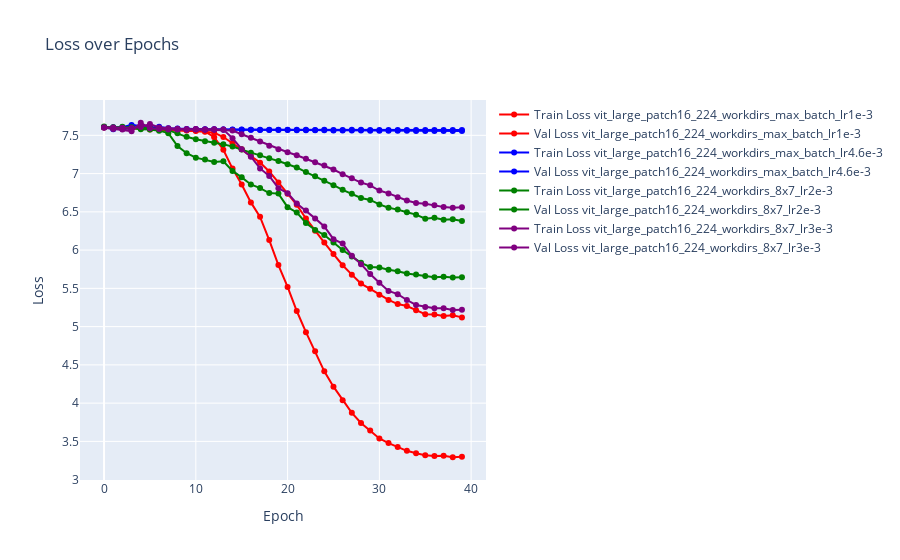
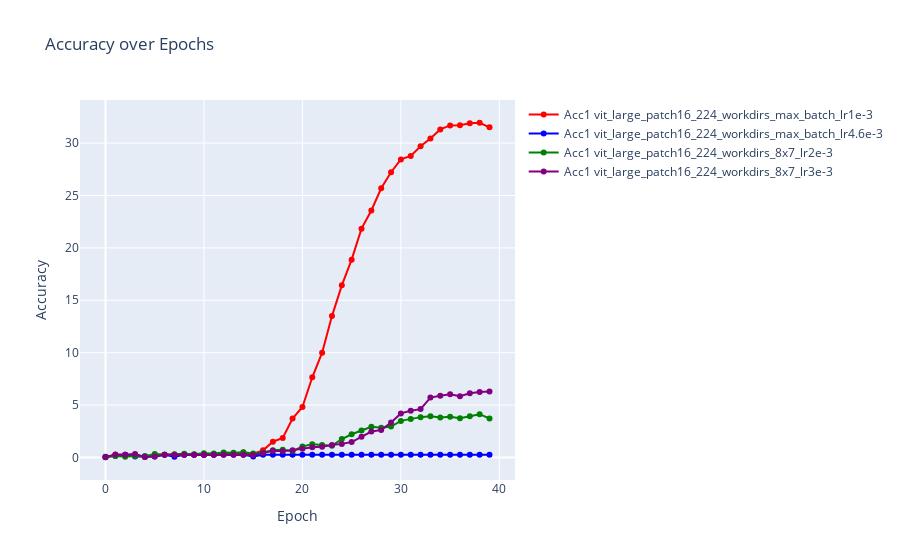

These figures' notebook cell, in order:
### Code cell
log_list = [
    '/home/jovyan/tulenkov/slt_mae/workdirs/vit_large_patch16_224_workdirs_max_batch_lr1e-3/log.txt',
    '/home/jovyan/tulenkov/slt_mae/workdirs/vit_large_patch16_224_workdirs_max_batch_lr4.6e-3/log.txt',
    '/home/jovyan/tulenkov/slt_mae/workdirs/vit_large_patch16_224_workdirs_8x7_lr2e-3/log.txt',
    '/home/jovyan/tulenkov/slt_mae/workdirs/vit_large_patch16_224_workdirs_8x7_lr3e-3/log.txt'
]
color_list = [
    'red',
    'blue',
    'green',
    'purple'
]
fig1 = go.Figure()
fig2 = go.Figure()

for log, color in zip(log_list, color_list):
    epoch, train_loss, val_loss, val_acc1 = get_data(log)
    sign = log.split('/')[-2]
    # Plotting Loss
    fig1.add_trace(go.Scatter(x=epoch, y=train_loss, mode='lines+markers', name=f'Train Loss {sign}', marker=dict(color=color), line=dict(color=color)))
    fig1.add_trace(go.Scatter(x=epoch, y=val_loss, mode='lines+markers', name=f'Val Loss {sign}', marker=dict(color=color), line=dict(color=color)))
    fig1.update_layout(title='Loss over Epochs', xaxis_title='Epoch', yaxis_title='Loss')
    
    # Plotting Accuracy
    fig2.add_trace(go.Scatter(x=epoch, y=val_acc1, mode='lines+markers', name=f"Acc1 {sign}", marker=dict(color=color), line=dict(color=color)))
    fig2.update_layout(title='Accuracy over Epochs', xaxis_title='Epoch', yaxis_title='Accuracy')
fig1.show()
fig2.show()

### Figure 1 — Plotly figure (JSON) as saved in the notebook; plotly's stock layout.template omitted (floating-point values rounded to 4 significant figures)
{"data": [{"line": {"color": "red"}, "marker": {"color": "red"}, "mode": "lines+markers", "name": "Train Loss vit_large_patch16_224_workdirs_max_batch_lr1e-3", "type": "scatter", "x": [0, 1, 2, 3, 4, 5, 6, 7, 8, 9, 10, 11, 12, 13, 14, 15, 16, 17, 18, 19, 20, 21, 22, 23, 24, 25, 26, 27, 28, 29, 30, 31, 32, 33, 34, 35, 36, 37, 38, 39], "y": [7.602, 7.601, 7.598, 7.592, 7.589, 7.587, 7.582, 7.577, 7.572, 7.563, 7.556, 7.548, 7.535, 7.478, 7.396, 7.317, 7.228, 7.143, 7.027, 6.885, 6.737, 6.591, 6.414, 6.252, 6.099, 5.949, 5.802, 5.679, 5.562, 5.494, 5.417, 5.349, 5.295, 5.269, 5.215, 5.161, 5.157, 5.139, 5.15, 5.121]}, {"line": {"color": "red"}, "marker": {"color": "red"}, "mode": "lines+markers", "name": "Val Loss vit_large_patch16_224_workdirs_max_batch_lr1e-3", "type": "scatter", "x": [0, 1, 2, 3, 4, 5, 6, 7, 8, 9, 10, 11, 12, 13, 14, 15, 16, 17, 18, 19, 20, 21, 22, 23, 24, 25, 26, 27, 28, 29, 30, 31, 32, 33, 34, 35, 36, 37, 38, 39], "y": [7.606, 7.591, 7.585, 7.587, 7.597, 7.575, 7.572, 7.571, 7.563, 7.568, 7.562, 7.552, 7.476, 7.312, 7.065, 6.858, 6.623, 6.434, 6.131, 5.804, 5.519, 5.204, 4.928, 4.676, 4.416, 4.215, 4.037, 3.873, 3.74, 3.642, 3.539, 3.477, 3.426, 3.377, 3.344, 3.319, 3.309, 3.313, 3.293, 3.301]}, {"line": {"color": "blue"}, "marker": {"color": "blue"}, "mode": "lines+markers", "name": "Train Loss vit_large_patch16_224_workdirs_max_batch_lr4.6e-3", "type": "scatter", "x": [0, 1, 2, 3, 4, 5, 6, 7, 8, 9, 10, 11, 12, 13, 14, 15, 16, 17, 18, 19, 20, 21, 22, 23, 24, 25, 26, 27, 28, 29, 30, 31, 32, 33, 34, 35, 36, 37, 38, 39], "y": [7.607, 7.605, 7.605, 7.637, 7.616, 7.601, 7.611, 7.594, 7.588, 7.582, 7.58, 7.579, 7.578, 7.577, 7.576, 7.573, 7.572, 7.571, 7.57, 7.57, 7.569, 7.568, 7.567, 7.566, 7.565, 7.565, 7.564, 7.563, 7.562, 7.561, 7.56, 7.56, 7.559, 7.558, 7.558, 7.557, 7.557, 7.556, 7.556, 7.556]}, {"line": {"color": "blue"}, "marker": {"color": "blue"}, "mode": "lines+markers", "name": "Val Loss vit_large_patch16_224_workdirs_max_batch_lr4.6e-3", "type": "scatter", "x": [0, 1, 2, 3, 4, 5, 6, 7, 8, 9, 10, 11, 12, 13, 14, 15, 16, 17, 18, 19, 20, 21, 22, 23, 24, 25, 26, 27, 28, 29, 30, 31, 32, 33, 34, 35, 36, 37, 38, 39], "y": [7.61, 7.58, 7.586, 7.597, 7.598, 7.588, 7.584, 7.583, 7.577, 7.576, 7.578, 7.577, 7.578, 7.577, 7.573, 7.575, 7.573, 7.574, 7.573, 7.574, 7.572, 7.574, 7.572, 7.571, 7.572, 7.571, 7.571, 7.572, 7.571, 7.571, 7.571, 7.57, 7.57, 7.57, 7.57, 7.57, 7.57, 7.57, 7.57, 7.57]}, {"line": {"color": "green"}, "marker": {"color": "green"}, "mode": "lines+markers", "name": "Train Loss vit_large_patch16_224_workdirs_8x7_lr2e-3", "type": "scatter", "x": [0, 1, 2, 3, 4, 5, 6, 7, 8, 9, 10, 11, 12, 13, 14, 15, 16, 17, 18, 19, 20, 21, 22, 23, 24, 25, 26, 27, 28, 29, 30, 31, 32, 33, 34, 35, 36, 37, 38, 39], "y": [7.604, 7.606, 7.613, 7.606, 7.598, 7.593, 7.584, 7.568, 7.526, 7.48, 7.45, 7.422, 7.403, 7.382, 7.353, 7.314, 7.273, 7.24, 7.199, 7.164, 7.122, 7.08, 7.02, 6.966, 6.906, 6.848, 6.788, 6.736, 6.681, 6.655, 6.597, 6.553, 6.529, 6.494, 6.464, 6.41, 6.421, 6.396, 6.403, 6.381]}, {"line": {"color": "green"}, "marker": {"color": "green"}, "mode": "lines+markers", "name": "Val Loss vit_large_patch16_224_workdirs_8x7_lr2e-3", "type": "scatter", "x": [0, 1, 2, 3, 4, 5, 6, 7, 8, 9, 10, 11, 12, 13, 14, 15, 16, 17, 18, 19, 20, 21, 22, 23, 24, 25, 26, 27, 28, 29, 30, 31, 32, 33, 34, 35, 36, 37, 38, 39], "y": [7.615, 7.592, 7.595, 7.595, 7.579, 7.576, 7.561, 7.529, 7.359, 7.267, 7.208, 7.183, 7.153, 7.16, 7.035, 6.951, 6.858, 6.811, 6.745, 6.738, 6.561, 6.492, 6.354, 6.264, 6.197, 6.1, 6.0, 5.918, 5.834, 5.779, 5.773, 5.744, 5.725, 5.694, 5.682, 5.661, 5.646, 5.652, 5.642, 5.644]}, {"line": {"color": "purple"}, "marker": {"color": "purple"}, "mode": "lines+markers", "name": "Train Loss vit_large_patch16_224_workdirs_8x7_lr3e-3", "type": "scatter", "x": [0, 1, 2, 3, 4, 5, 6, 7, 8, 9, 10, 11, 12, 13, 14, 15, 16, 17, 18, 19, 20, 21, 22, 23, 24, 25, 26, 27, 28, 29, 30, 31, 32, 33, 34, 35, 36, 37, 38, 39], "y": [7.605, 7.601, 7.598, 7.597, 7.61, 7.648, 7.602, 7.591, 7.585, 7.58, 7.578, 7.577, 7.575, 7.573, 7.563, 7.515, 7.468, 7.418, 7.365, 7.318, 7.279, 7.24, 7.193, 7.148, 7.105, 7.054, 6.992, 6.94, 6.883, 6.846, 6.779, 6.741, 6.69, 6.649, 6.617, 6.607, 6.585, 6.563, 6.555, 6.559]}, {"line": {"color": "purple"}, "marker": {"color": "purple"}, "mode": "lines+markers", "name": "Val Loss vit_large_patch16_224_workdirs_8x7_lr3e-3", "type": "scatter", "x": [0, 1, 2, 3, 4, 5, 6, 7, 8, 9, 10, 11, 12, 13, 14, 15, 16, 17, 18, 19, 20, 21, 22, 23, 24, 25, 26, 27, 28, 29, 30, 31, 32, 33, 34, 35, 36, 37, 38, 39], "y": [7.598, 7.584, 7.576, 7.554, 7.664, 7.592, 7.584, 7.577, 7.577, 7.579, 7.581, 7.577, 7.58, 7.575, 7.463, 7.319, 7.22, 7.068, 6.968, 6.809, 6.744, 6.61, 6.518, 6.415, 6.308, 6.143, 6.086, 5.925, 5.817, 5.687, 5.572, 5.466, 5.425, 5.348, 5.283, 5.257, 5.239, 5.241, 5.216, 5.219]}], "layout": {"autosize": true, "title": {"text": "Loss over Epochs"}, "xaxis": {"autorange": true, "range": [-2.394, 41.39], "title": {"text": "Epoch"}, "type": "linear"}, "yaxis": {"autorange": true, "range": [2.932, 8.025], "title": {"text": "Loss"}, "type": "linear"}}}

### Figure 2 — Plotly figure (JSON) as saved in the notebook; plotly's stock layout.template omitted (floating-point values rounded to 4 significant figures)
{"data": [{"line": {"color": "red"}, "marker": {"color": "red"}, "mode": "lines+markers", "name": "Acc1 vit_large_patch16_224_workdirs_max_batch_lr1e-3", "type": "scatter", "x": [0, 1, 2, 3, 4, 5, 6, 7, 8, 9, 10, 11, 12, 13, 14, 15, 16, 17, 18, 19, 20, 21, 22, 23, 24, 25, 26, 27, 28, 29, 30, 31, 32, 33, 34, 35, 36, 37, 38, 39], "y": [0.05102, 0.2551, 0.2551, 0.2551, 0.05102, 0.2551, 0.2551, 0.2551, 0.2551, 0.2551, 0.2296, 0.2551, 0.3316, 0.3571, 0.4847, 0.3316, 0.6888, 1.505, 1.862, 3.724, 4.821, 7.653, 10, 13.49, 16.43, 18.88, 21.84, 23.57, 25.69, 27.22, 28.44, 28.78, 29.69, 30.43, 31.3, 31.68, 31.71, 31.89, 31.94, 31.51]}, {"line": {"color": "blue"}, "marker": {"color": "blue"}, "mode": "lines+markers", "name": "Acc1 vit_large_patch16_224_workdirs_max_batch_lr4.6e-3", "type": "scatter", "x": [0, 1, 2, 3, 4, 5, 6, 7, 8, 9, 10, 11, 12, 13, 14, 15, 16, 17, 18, 19, 20, 21, 22, 23, 24, 25, 26, 27, 28, 29, 30, 31, 32, 33, 34, 35, 36, 37, 38, 39], "y": [0.07653, 0.1531, 0.2551, 0.102, 0.1276, 0.102, 0.2551, 0.07653, 0.2551, 0.2551, 0.2551, 0.2551, 0.2551, 0.2551, 0.2551, 0.102, 0.2551, 0.2551, 0.2551, 0.2551, 0.2551, 0.2551, 0.2551, 0.2551, 0.2551, 0.2551, 0.2551, 0.2551, 0.2551, 0.2551, 0.2551, 0.2551, 0.2551, 0.2551, 0.2551, 0.2551, 0.2551, 0.2551, 0.2551, 0.2551]}, {"line": {"color": "green"}, "marker": {"color": "green"}, "mode": "lines+markers", "name": "Acc1 vit_large_patch16_224_workdirs_8x7_lr2e-3", "type": "scatter", "x": [0, 1, 2, 3, 4, 5, 6, 7, 8, 9, 10, 11, 12, 13, 14, 15, 16, 17, 18, 19, 20, 21, 22, 23, 24, 25, 26, 27, 28, 29, 30, 31, 32, 33, 34, 35, 36, 37, 38, 39], "y": [0.02551, 0.1531, 0.07653, 0.1531, 0.1276, 0.3316, 0.2551, 0.3061, 0.3571, 0.3061, 0.4082, 0.3827, 0.4847, 0.4592, 0.5102, 0.3827, 0.4847, 0.6888, 0.7398, 0.6122, 1.046, 1.276, 1.199, 1.122, 1.76, 2.219, 2.577, 2.934, 2.832, 2.959, 3.495, 3.673, 3.852, 3.929, 3.827, 3.878, 3.75, 3.929, 4.133, 3.724]}, {"line": {"color": "purple"}, "marker": {"color": "purple"}, "mode": "lines+markers", "name": "Acc1 vit_large_patch16_224_workdirs_8x7_lr3e-3", "type": "scatter", "x": [0, 1, 2, 3, 4, 5, 6, 7, 8, 9, 10, 11, 12, 13, 14, 15, 16, 17, 18, 19, 20, 21, 22, 23, 24, 25, 26, 27, 28, 29, 30, 31, 32, 33, 34, 35, 36, 37, 38, 39], "y": [0.02551, 0.2806, 0.2551, 0.3316, 0.05102, 0.102, 0.2551, 0.2551, 0.2551, 0.2551, 0.2551, 0.2551, 0.2551, 0.2551, 0.2551, 0.2296, 0.4337, 0.6378, 0.5867, 0.6888, 0.8418, 0.9694, 1.02, 1.199, 1.301, 1.48, 1.99, 2.474, 2.628, 3.342, 4.209, 4.464, 4.617, 5.714, 5.893, 6.046, 5.842, 6.122, 6.25, 6.301]}], "layout": {"autosize": true, "title": {"text": "Accuracy over Epochs"}, "xaxis": {"autorange": true, "range": [-2.385, 41.39], "title": {"text": "Epoch"}, "type": "linear"}, "yaxis": {"autorange": true, "range": [-2.608, 34.57], "title": {"text": "Accuracy"}, "type": "linear"}}}
